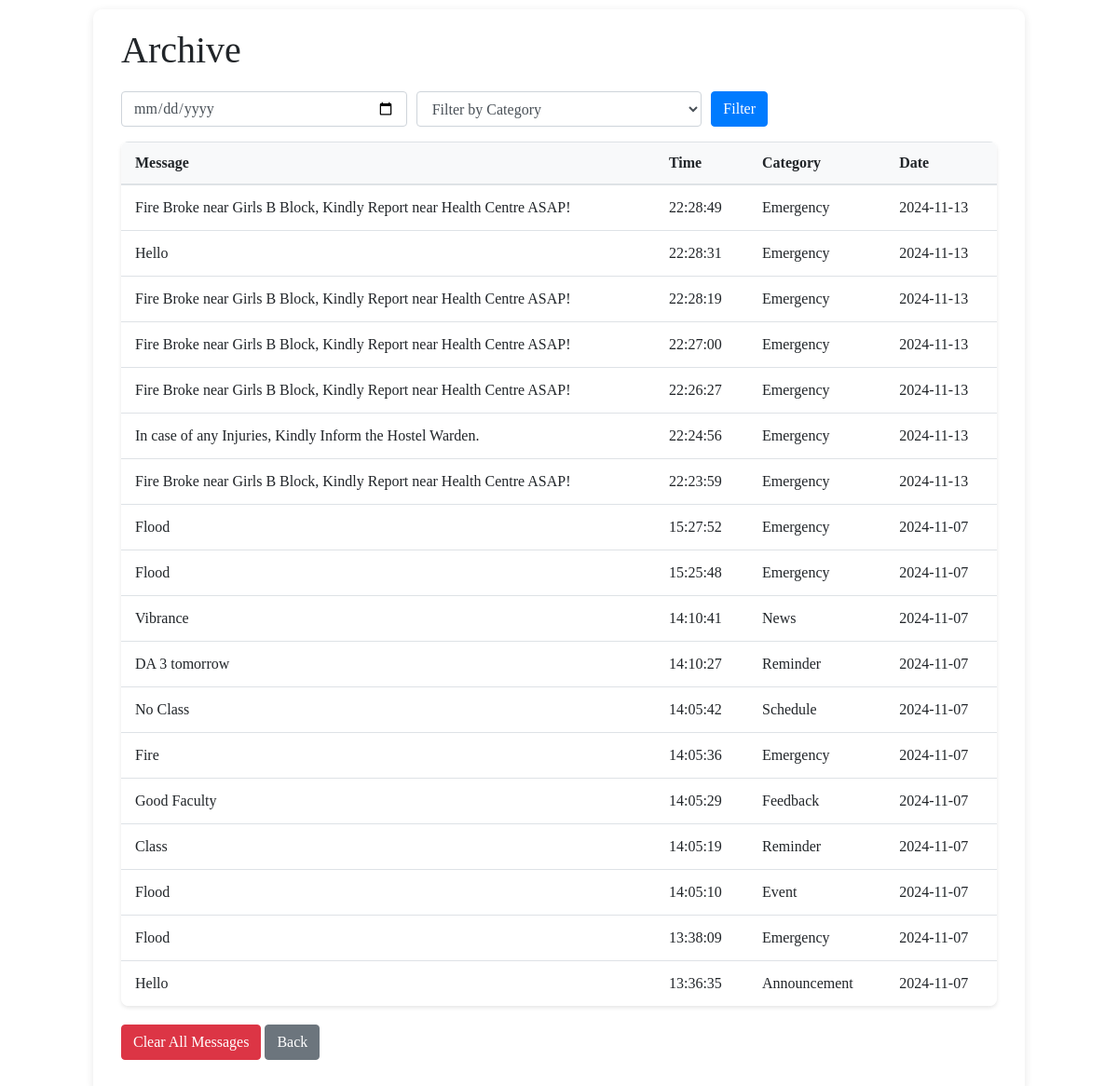
The page /messages on the database its author committed.
### tables this page shows
CREATE TABLE logs
                 (id INTEGER PRIMARY KEY, message TEXT, timestamp TEXT, category TEXT);

### server.py (the view)
@app.route('/messages')
def messages():
    conn = sqlite3.connect('notifications.db')
    c = conn.cursor()
    c.execute("SELECT message, timestamp, category FROM logs ORDER BY timestamp DESC")
    messages = c.fetchall()  # Get all messages
    conn.close()
    return render_template('messages.html', messages=messages)  # Pass messages to the template

### templates/messages.html (shortened to what this page needs)
<!DOCTYPE html>
<html lang="en">
<head>
    <link rel="stylesheet" href="https://stackpath.bootstrapcdn.com/bootstrap/4.5.2/css/bootstrap.min.css">
</head>
<body>
    <div class="container">
        <h1 class="mt-5" style="margin-bottom: 20px;">Archive</h1>
        <form id="filterForm" class="mb-3">
            <div class="form-row">
                <div class="col">
                    <input type="date" id="filterDate" class="form-control" placeholder="Filter by Date">
                </div>
                <div class="col">
                    <select id="filterCategory" class="form-control">
                        <option value="">Filter by Category</option>
                    </select>
                </div>
                <div class="col">
                    <button type="button" class="btn btn-primary" onclick="filterMessages()">Filter</button>
                </div>
            </div>
        </form>
        <table class="table table-striped">
            <thead>
                <tr>
                    <th>Message</th>
                    <th>Time</th>
                    <th>Category</th>
                    <th>Date</th>
                </tr>
            </thead>
            <tbody id="messagesTableBody">
                {% for message in messages %}
                <tr>
                    <td>{{ message[0] }}</td>
                    <td>{{ message[1][11:19] }}</td>
                    <td>{{ message[2] }}</td>
                    <td>{{ message[1][:10] }}</td>
                </tr>
                {% endfor %}
            </tbody>
        </table>
        <div class="mb-3" style="margin-top: 20px;">
            <form action="{{ url_for('clear_messages') }}" method="post" class="d-inline">
                <button type="submit" class="btn btn-danger">Clear All Messages</button>
            </form>
            <a href="{{ url_for('client') }}" class="btn btn-secondary">Back</a>
        </div>
    </div>
</body>
</html>

### templates/messages.html (style rules this page uses)
body { font-family: 'Times New Roman', Times, serif; display: flex; justify-content: center; align-items: center; min-height: 100vh; margin: 0; background-image: url('../static/VITLink.jpg'); background-size: cover; background-position: center; background-repeat: no-repeat; }
.container { max-width: 1000px; padding: 20px 30px; background-color: rgba(255, 255, 255, 0.9); border-radius: 10px; box-shadow: 0 2px 10px rgba(0, 0, 0, 0.1); margin: 10px auto; }
h1.mt-5 { margin-top: 0 !important; margin-bottom: 20px; }
.table { background-color: rgba(255, 255, 255, 0.95); box-shadow: 0 2px 4px rgba(0, 0, 0, 0.1); border-radius: 8px; overflow: hidden; }
.table thead th { background-color: #f8f9fa; border-bottom: 2px solid #dee2e6; padding: 10px 15px; font-weight: 600; }
.table tbody td { padding: 12px 15px; vertical-align: middle; }
.table-striped tbody tr:nth-of-type(odd) { background-color: rgba(255, 255, 255, 0.7); }

### rows shown on the page
logs: message "Fire Broke near Girls B Block, Kindly Report near Health Centre ASAP!", timestamp "22:28:49", category "Emergency", timestamp "2024-11-13"
logs: message "Hello", timestamp "22:28:31", category "Emergency", timestamp "2024-11-13"
logs: message "Fire Broke near Girls B Block, Kindly Report near Health Centre ASAP!", timestamp "22:28:19", category "Emergency", timestamp "2024-11-13"
logs: message "Fire Broke near Girls B Block, Kindly Report near Health Centre ASAP!", timestamp "22:27:00", category "Emergency", timestamp "2024-11-13"
logs: message "Fire Broke near Girls B Block, Kindly Report near Health Centre ASAP!", timestamp "22:26:27", category "Emergency", timestamp "2024-11-13"
logs: message "In case of any Injuries, Kindly Inform the Hostel Warden.", timestamp "22:24:56", category "Emergency", timestamp "2024-11-13"
logs: message "Fire Broke near Girls B Block, Kindly Report near Health Centre ASAP!", timestamp "22:23:59", category "Emergency", timestamp "2024-11-13"
logs: message "Flood", timestamp "15:27:52", category "Emergency", timestamp "2024-11-07"
logs: message "Flood", timestamp "15:25:48", category "Emergency", timestamp "2024-11-07"
logs: message "Vibrance", timestamp "14:10:41", category "News", timestamp "2024-11-07"
logs: message "DA 3 tomorrow", timestamp "14:10:27", category "Reminder", timestamp "2024-11-07"
logs: message "No Class", timestamp "14:05:42", category "Schedule", timestamp "2024-11-07"
logs: message "Fire", timestamp "14:05:36", category "Emergency", timestamp "2024-11-07"
logs: message "Good Faculty", timestamp "14:05:29", category "Feedback", timestamp "2024-11-07"
logs: message "Class", timestamp "14:05:19", category "Reminder", timestamp "2024-11-07"
logs: message "Flood", timestamp "14:05:10", category "Event", timestamp "2024-11-07"
logs: message "Flood", timestamp "13:38:09", category "Emergency", timestamp "2024-11-07"
logs: message "Hello", timestamp "13:36:35", category "Announcement", timestamp "2024-11-07"
